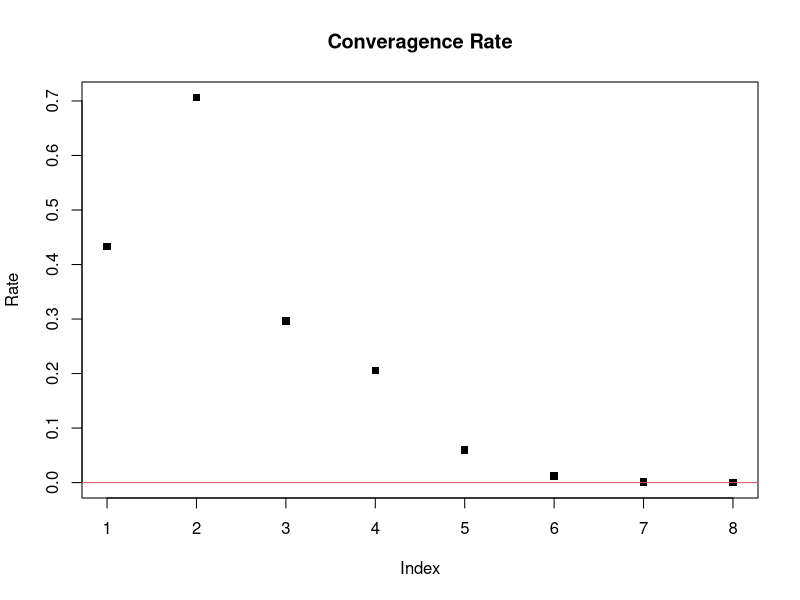
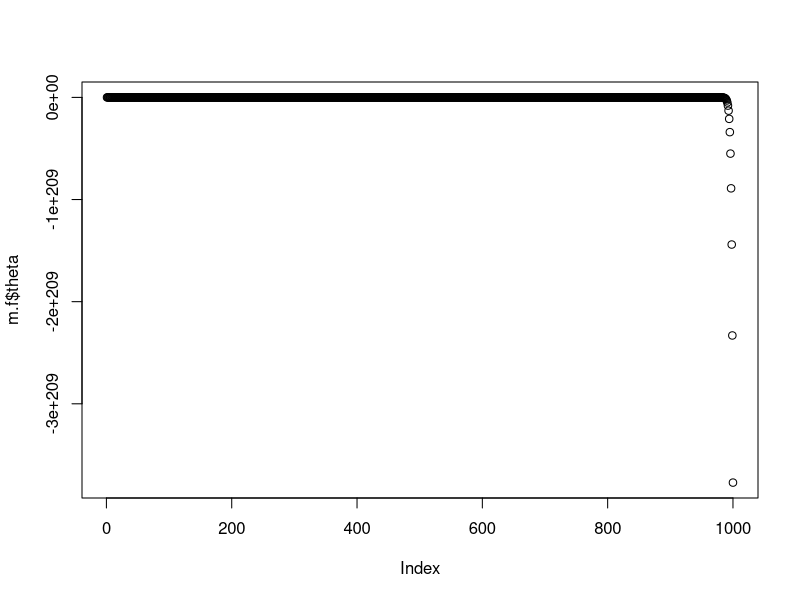
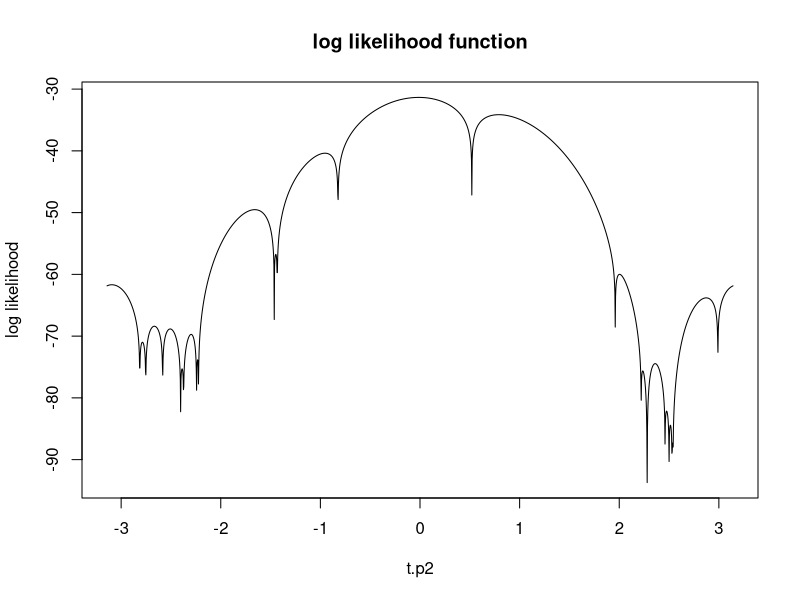
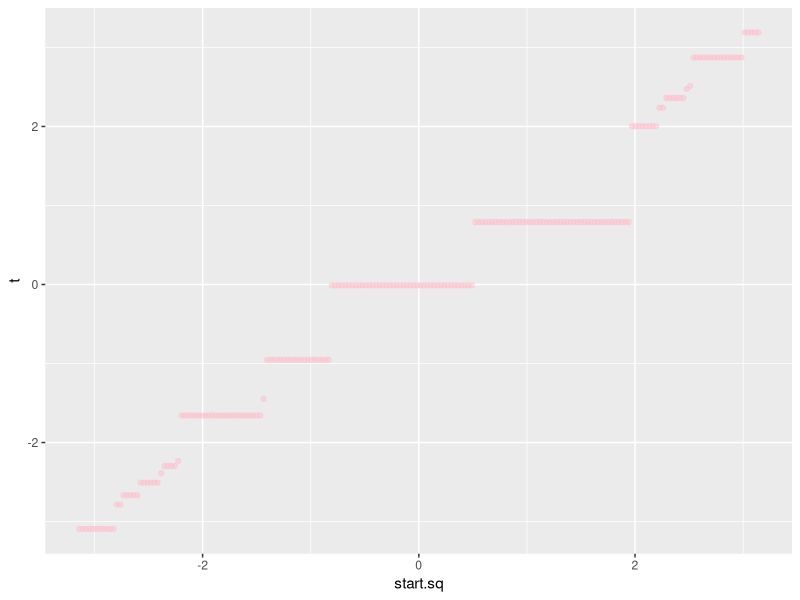

Write R code to recreate these figures, in order.
## ---- chunk 1
knitr::opts_chunk$set(echo = TRUE)
## ---- chunk 2
#x=(x1,x2,x3,x4), and t os the parameter (theta)
grad <- function (x, t) {
  dl = x[1]/(2+t)-(x[2]+x[3])/(1-t)+x[4]/t
}


## ---- chunk 3
secant <- function(maxit, x, t0, t1, tolerr, tolgrad){
  tstar = -1657/7680+sqrt(3728689)/7680
  digits = -log10(abs(t1 - tstar))
  it=0
  stop=0
  
  theta=c()
  converage.rate=c()
  digit=c()
  iteration=c()
  modified.relerr=c()
  Gradients=c()
  while (it < maxit & stop==0){
      it = it+1
      dl.1 = grad(x,t1)
      dl.0 = grad(x,t0)
      
      tnew = t1-dl.1*(t1-t0)/(dl.1-dl.0)
  
      
      rate = abs(tnew - tstar)/abs(t1 - tstar) #check convergent rate
      digits = -log10(abs(tnew - tstar)/abs(tstar))
      mod.relerr = abs(t1 - tnew)/max(1,abs(tnew))
      dl.new <-grad(x,tnew)
      
      if (mod.relerr < tolerr & abs(dl.new) < tolgrad) stop=1 # Stop iteration condition
      #print(c(it, t, rate,digits))
      #print(sprintf('it = %2.0f   teta = %12.12f    Rate = %4.2f     digits = %2.1f',it,tnew,rate,digits))
      #print(sprintf('          relerr = %4.1e,        grad = %4.1e',relerr,dl))
      t0 = t1 # Update t0
      t1 = tnew # Update and return
      
      theta[it]<- tnew
      converage.rate[it]<- rate
      digit[it]<-digits
      iteration[it]<- it
      modified.relerr[it] <-mod.relerr
      Gradients[it]<-dl.new
    }
  conver.info<-as.data.frame(cbind(iteration, theta, converage.rate, digit, modified.relerr, Gradients))
  return(conver.info)
}



## ---- chunk 4

d <- c(1997,907,904,32)

#secant(20,x=d,0.02,0.01,1e-6,1e-9 )


m<-secant(20,x=d,0.02,0.01,1e-6,1e-9)

# Now, I will modify the out put digit format
m.dig1<-format(m[,3:6],digit=1)
m.t<-format(m$theta, digits = 12)
m.digit<-cbind.data.frame(m$iteration,m.t,m.dig1)

names(m.digit)[1:2] <- c("iteration","theta")

m.digit
## ---- chunk 5


Index.Theta<-seq(0,nrow(m)+1)
tstar = -1657/7680+sqrt(3728689)/7680

#mod.relerr.0 = abs(0.02 - tnew)/max(1,abs(tnew))
mod.relerr.1 = abs(0.01 - 0.02)/max(1,abs(0.01))

rate.t1 = abs(0.01 - tstar)/abs(0.02 - tstar)

digits.1 = -log10(abs(0.01 - tstar)/abs(tstar))
digits.0 = -log10(abs(0.02 - tstar)/abs(tstar))

t0.info<-c(NA,0.02,NA,digits.0, NA, grad(d,0.02))
t1.info<-c(NA,0.01,rate.t1,digits.1,mod.relerr.1,grad(d,0.01))

m.starting<-rbind(t0.info,t1.info,m)
m.index<-cbind(Index.Theta,m.starting)

#Now, I will modify the output digits
m.in.dig<-format(m.index[,4:7],digit=1)
m.index.digit<-cbind(m.index[,1:3],m.in.dig)


m.index.digit

## ---- chunk 6

rate.sq<-m$converage.rate^2

plot(m$converage.rate, ylab = "Rate", main = "Converagence Rate", pch=15)

abline(h=0, col=2)


## ---- chunk 7
m.f<-secant(1000,x=d,0.5,0.01,1e-6,1e-6)
plot(m.f$theta)
## ---- chunk 8
d.2<-c(3.91, 4.85, 2.28, 4.06, 3.70, 4.04, 5.46, 3.53, 2.28, 1.96, 2.53, 
       3.88, 2.22, 3.47, 4.82, 2.46, 2.99, 2.54, 0.52, 2.50)

# Defind l as the log likelihood function
l<-function(t){sum(log(1-cos(d.2-t)))-20*log(2*pi)}

t.p2<-seq(-pi,pi,length.out = 2000)
y=c()

for(i in 1:2000){y[i]<-l(t.p2[i])}


plot(t.p2,y, type="l", main = "log likelihood function", ylab = "log likelihood")

## ---- chunk 9
mom.est<-asin(mean(d.2)-pi)
## ---- chunk 10
grad.l<-function(x,t){
  sum(sin(t-x)/(1-cos(t-x)))
}

hess.2<-function(x,t){
  sum(cos(t-x)/(1-cos(t-x))-sin(t-x)^2/(1-cos(t-x))^2)
}


Newton <- function (maxit, x, t, tolerr, tolgrad) {
  stop=0
  it=0
  
  iter=c()
  Theta=c()
  Gradi=c()
  Error=c()
  while (stop==0 & it < maxit) {
    it <- it +1
    
    
    dl = grad.l(x,t)
    ddl = hess.2(x,t)
    tnew = t - dl/ddl
    dl.new<-grad.l(x,tnew)
    iter[it]<-it
    Theta[it]<-tnew
    mod.err = abs(tnew - t)/max(1,abs(tnew))
    
    
    
    iter[it]<-it
    Theta[it]<-tnew
    Gradi[it]<- dl.new
    Error[it]<-mod.err
    
    #rate = abs(tnew - tstar)/abs(t - tstar) # Not knowing tstar here

    t = tnew
    
    
    
    if(mod.err<tolerr & abs(dl.new)<tolgrad) stop=1
  } 
  
  Gradien<-format(Gradi,digits = 2)
  Errors<-format(Error,digits = 2)
  theta.12<-format(Theta, digits = 12)
  it.info<-cbind.data.frame(iter,Theta,theta.12, Gradien, Errors)
} 


## ---- chunk 11
start.mle<-Newton(20, d.2, mom.est, 1e-6, 1e-9)
start.left<-Newton(20, d.2, -2.7, 1e-6, 1e-9)
start.right<-Newton(20, d.2, 2.7, 1e-6, 1e-9)

 

start.mle # starting point is the MOM estimator
start.left # starting point is -2.7
start.right # starting point is 2.7
## ---- chunk 12
start.sq<-seq(-pi,pi,length.out = 200)

t=c()
Gr<-c()
for(i in 1:200){
  
  t[i]<-tail(Newton(20, d.2, start.sq[i], 1e-6, 1e-9)$Theta, n=1)
  Gr[i]<-tail(Newton(20, d.2, start.sq[i], 1e-6, 1e-9)$Gradi, n=1)
}

plot.data<-cbind.data.frame(start.sq,t,Gr)



require(ggplot2)


p <- ggplot(data = plot.data, mapping = aes(x = start.sq, y = t))

p+geom_point(shape=19, alpha=0.5, color="pink")

## ---- chunk 13

# The following is to check different level with significant digits at 4

g <- factor(round(t, digits = 4))

xg <- split(t, g)

print(xg)

## ---- chunk 14
# Check the approximation of the 10th and 11th group

xg[[10]]
xg[[11]]

## ---- chunk 15
# Find the index of the flipping starting point from the 10th group to the 11th group



id<-sum(plot.data$t<= -0.9533363)
id

start.sq[id] 
t[id]
start.sq[id+1]
t[id+1]
